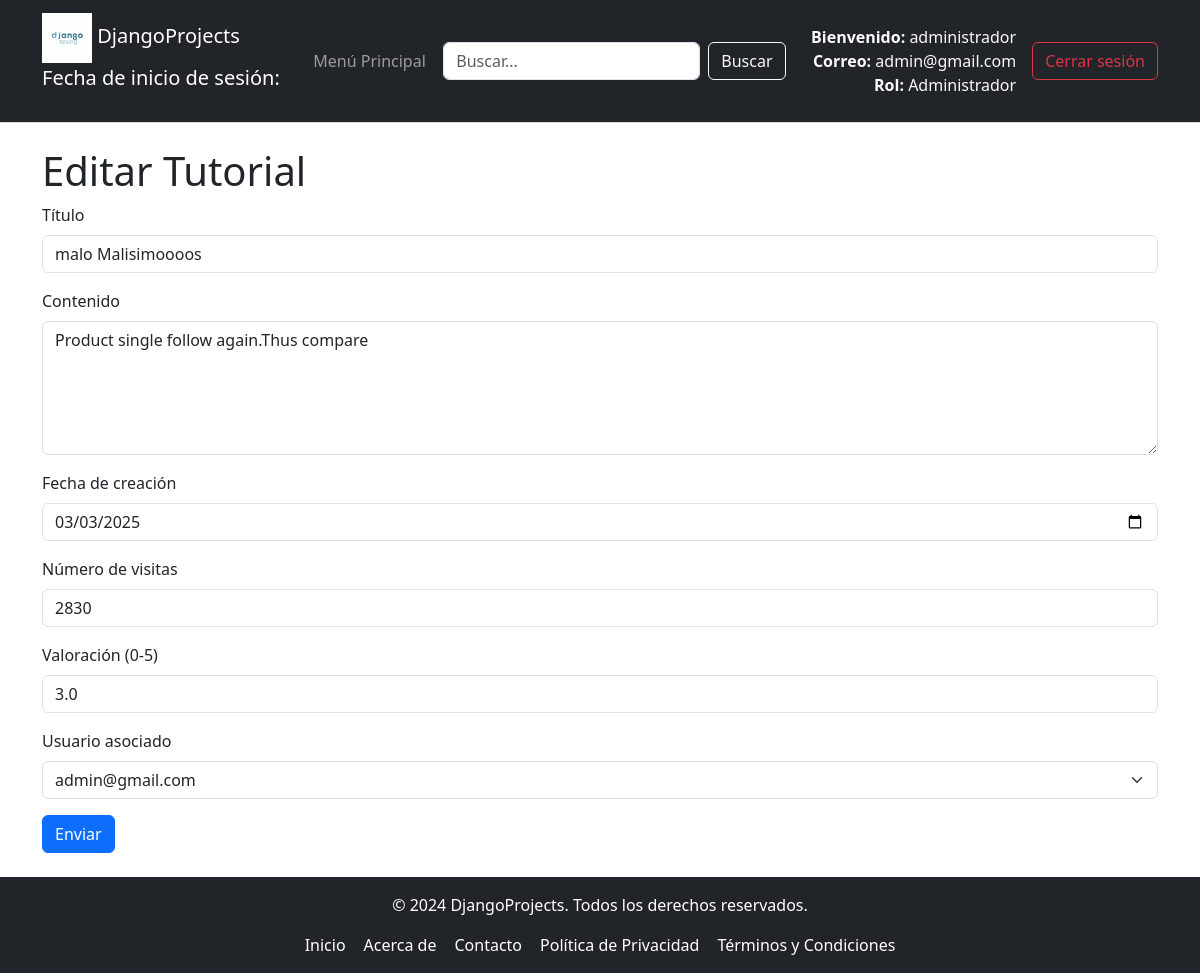
The app's page /formulario/tutorial-modificar/2 (signed in) with its own data.
### tutorial/models.py (models this page shows, shortened)
class Usuario(AbstractBaseUser, PermissionsMixin):
    ADMINISTRADOR = 1
    PROFESOR = 2
    ESTUDIANTE = 3
    ROLES = (
        (ADMINISTRADOR, 'administrador'),
        (PROFESOR, 'profesor'),
        (ESTUDIANTE, 'estudiante'),
    )
    email = models.EmailField(unique=True)
    nombre = models.CharField(max_length=30)
    fecha_Registro = models.DateField(null=True, blank=True)
    puntuacion = models.DecimalField(max_digits=3, decimal_places=1, default=0.0)
    es_activo = models.BooleanField(default=True)
    is_staff = models.BooleanField(default=False)  # Aquí está el campo
    is_superuser = models.BooleanField(default=False)  # Aquí está el campo
    rol = models.PositiveSmallIntegerField(choices=ROLES, default=ADMINISTRADOR)
    imagen = models.ImageField(upload_to='imagenes/', null=True, blank=True)
    USERNAME_FIELD = 'email'  # Campo único para autenticación
    REQUIRED_FIELDS = ['nombre']  # Campos obligatorios para createsuperuser
    objects = UsuarioManager()  # Asegúrate de que el manager esté asignado correctamente
    def __str__(self):
        return self.email

class Tutorial(models.Model):
    titulo = models.CharField(max_length=50)
    contenido = models.TextField()
    fecha_Creacion = models.DateTimeField()
    visitas = models.IntegerField()
    valoracion = models.DecimalField(max_digits=3, decimal_places=1)
    usuario = models.ForeignKey(Usuario, on_delete=models.CASCADE, related_name="usuario_del_tutorial")

### tutorial/views.py (the view, shortened to what this page needs)
# urls.py: path('formulario/tutorial-modificar/<int:tutorial_id>', views.tutorial_modificar,name="tutorial_modificar"),
@permission_required('tutorial.change_tutorial')
def tutorial_modificar(request, tutorial_id):
    tutorial = Tutorial.objects.get(id= tutorial_id)
    datosFormulario = None
    if request.method == 'POST':
        datosFormulario = request.POST
    formulario = TutorialForm(datosFormulario, instance= tutorial)
    return render(request, 'formulario/tutorial_modificar.html',{"formulario":formulario,"tutorial":tutorial})

### tutorial/templates/formulario/tutorial_modificar.html (shortened to what this page needs)
{% extends "Padre.html" %}
{% block cabecera %}
    <h1>Editar Tutorial</h1>
{% endblock %}
{% block contenido %}
{% load django_bootstrap5 %}
<form action = "{% url 'tutorial_modificar' tutorial.id %}" method = "post">
    {% load django_bootstrap5 %}
    {% bootstrap_form formulario %}
    {% bootstrap_button "Enviar" button_type="submit" button_class="btn-primary" %}
</form>
{% endblock %}

### tutorial/templates/Padre.html (shortened to what this page needs)
<!DOCTYPE html>
<html lang="es">
  <head>
    {% load django_bootstrap5 %}
    {% load static %}
    <link rel="stylesheet" type="text/css" href="{% static 'css/EstiloTemplate.css' %}">
    <link href="https://cdn.jsdelivr.net/npm/bootstrap@5.3.0/dist/css/bootstrap.min.css" rel="stylesheet">
  </head>
  <body>
    <nav class="navbar navbar-expand-lg navbar-dark bg-dark">
      <div class="container">
        <a class="navbar-brand" href="#">
          <img src="{% static 'imagenes/django.png' %}" alt="Logo de Django" class="logo" style="width: 50px;">
          DjangoProjects
          {% if user.is_authenticated %}
              <p>Fecha de inicio de sesión: {{ user.fecha_inicio_sesion }}</p>
          {% else %}
              <p>No has iniciado sesión</p>
          {% endif %}
        </a>
        <div class="collapse navbar-collapse" id="navbarNav">
          {% include "MenuNavegacion.html" %}
          <form class="d-flex ms-auto me-3" method="GET" action="{% url 'buscar' %}">
            <input class="form-control me-2" type="search" placeholder="Buscar..." aria-label="Search" name="query">
            <button class="btn btn-outline-light" type="submit">Buscar</button>
          </form>
          <div class="d-flex align-items-center ms-auto">
            {% if user.is_authenticated %}
              <div class="text-light text-end me-3">
                <p class="mb-0"><strong>Bienvenido:</strong> {{ user.nombre }}</p>
                <p class="mb-0"><strong>Correo:</strong> {{ user.email }}</p>
                <p class="mb-0"><strong>Rol:</strong>
                  {% if user.rol == 2 %}
                    Profesor
                  {% elif user.rol == 3 %}
                    Estudiante
                  {% else %}
                    Administrador
                  {% endif %}
                </p>
              </div>
              <form method="post" action="{% url 'logout' %}" style="display: inline;">
                <button class="btn btn-outline-danger" type="submit">Cerrar sesión</button>
              </form>
            {% else %}
              <a class="btn btn-outline-warning me-2" href="{% url 'login' %}">Iniciar sesión</a>
              <a class="btn btn-outline-primary" href="{% url 'registrar_usuario' %}">Registrarse</a>
            {% endif %}
          </div>
        </div>
      </div>
    </nav>
    <div class="container mt-4">
      {% block cabecera %}
      {% endblock %}
      {% block contenido %}
      {% endblock %}
    </div>
    {% include "Footer.html" %}
  </body>
</html>

### tutorial/static/css/EstiloTemplate.css (style rules this page uses)
html, body { height: 100%; margin: 0; padding: 0; font-family: Arial, sans-serif; display: flex; flex-direction: column; }
.container { flex: 1; width: 80%; margin: 0 auto; }
.navbar { display: flex; align-items: center; background-color: #f2f2f2; padding: 10px 20px; border-bottom: 1px solid #ddd; }
.logo { width: 150px; height: auto; }
img { max-width: 100%; height: auto; }

### records on screen
Usuario: nombre "administrador", email "admin@gmail.com"
Tutorial: titulo "malo Malisimoooos", contenido "Product single follow again.Thus compare", fecha_Creacion "03/03/2025", visitas "2830", valoracion "3.0", usuario "admin@gmail.com"
